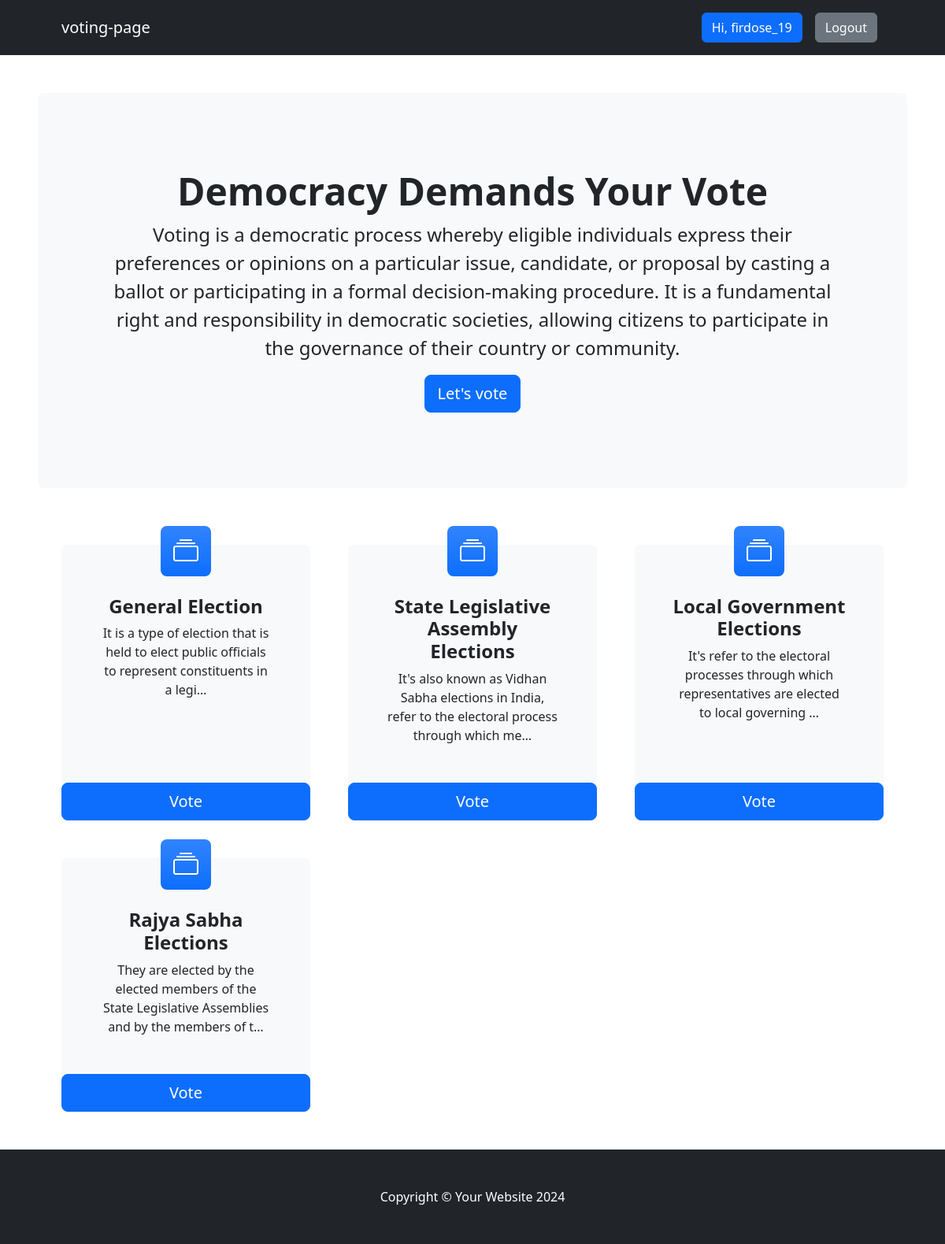
The app's page /vote/ (signed in) with its own data.
### voteapp/models.py (models this page shows, shortened)
class Category(models.Model):
    title = models.CharField(max_length=200)
    slug = models.SlugField(blank=True, null=True)
    description = models.TextField(blank=True, null=True)
    total_vote = models.IntegerField(default=0)
    voters = models.ManyToManyField(User, blank=True)

### voteapp/views.py (the view)
# urls.py: path("", views.index, name="index"),
def  index(request):
    categories = Category.objects.all()
    context = {"categories":categories}
    return render(request, "index.html", context)

### voteapp/templates/index.html
{% extends 'base.html' %}
{% block content %}
<header class="py-5">
    <div class="container-fluid px-lg-5">
        <div class="p-4 p-lg-5 bg-light rounded-3 text-center">
            <div class="m-4 m-lg-5">
                <h1 class="display-5 fw-bold">Democracy Demands Your Vote</h1>
                <p class="fs-4">Voting is a democratic process whereby eligible individuals express their preferences or opinions on a particular issue, candidate, or proposal by casting a ballot or participating in a formal decision-making procedure. It is a fundamental right and responsibility in democratic societies, allowing citizens to participate in the governance of their country or community.
                     </p>
                <a class="btn btn-primary btn-lg" href="#votingSection">Let's vote</a>
            </div>
        </div>
    </div>
</header>
<section class="pt-4" id="votingSection">
    <div class="container px-lg-5">
        <div class="row gx-lg-5">
            {% for category in categories  %}
            <div class="col-lg-4 col-xxl-3 mb-5">
                <div class="card bg-light border-0 h-100">
                    <div class="card-body text-center p-4 p-lg-5 pt-0 pt-lg-0">
                        <div class="feature bg-primary bg-gradient text-white rounded-3 mb-4 mt-n4"><i class="bi bi-collection"></i></div>
                        <h2 class="fs-4 fw-bold">{{category.title}}</h2>
                        <p class="mb-0">{{category.description | truncatechars:100}}</p>
                    </div>
                    <a class="btn btn-primary btn-lg" href="{% url 'detail' category.slug  %}">Vote</a>
                </div>
            </div>
            {% endfor %}
        </div>
    </div>
</section>
{% endblock content %}

### voteapp/templates/base.html (shortened to what this page needs)
<!DOCTYPE html>
{% load static %}
<html lang="en">
<head>
    <link href="https://cdn.jsdelivr.net/npm/bootstrap-icons@1.4.1/font/bootstrap-icons.css" rel="stylesheet" />
    <link rel="stylesheet" href="{% static 'base.css' %}">
    <link rel="stylesheet" href="{% static 'style.css' %}">
</head>
<body>
     <nav class="navbar navbar-expand-lg navbar-dark bg-dark">
        <div class="container px-lg-5">
            <a class="navbar-brand" href="{% url 'index'  %}">voting-page</a>
            <div class="collapse navbar-collapse" id="navbarSupportedContent">
                <ul class="navbar-nav ms-auto mb-2 mb-lg-0">
                    {% if request.user.is_authenticated %}
                    <li class="nav-item"><a class="nav-link" href="#"><button class="btn btn-primary">Hi, {{request.user.username}}</button></a></li>
                    <li class="nav-item"><a class="nav-link" href="{% url 'logout' %}"><button class="btn btn-secondary">Logout</button></a></li>
                    {% else %}
                    <li class="nav-item"><a class="nav-link" href="{% url 'signin'%}"><button class="btn btn-primary">Login</button></a></li>
                    <li class="nav-item"><a class="nav-link" href="{% url 'signup' %}"><button class="btn btn-primary">SignUp</button></a></li>
                    {% endif %}
                </ul>
            </div>
        </div>
    </nav>
    {% block content %}
    {% endblock content %}
     <footer class="py-5 bg-dark">
        <div class="container"><p class="m-0 text-center text-white">Copyright &copy; Your Website 2024</p></div>
    </footer>
</body>
</html>

### voteapp/static/style.css (style rules this page uses)
* { box-sizing: border-box; }

### records on screen
Category: title "General Election", description "It is a type of election that is held to elect public officials to represent constituents in a legi…"
Category: title "State Legislative Assembly Elections", description "It's also known as Vidhan Sabha elections in India, refer to the electoral process through which me…"
Category: title "Local Government Elections", description "It's refer to the electoral processes through which representatives are elected to local governing …"
Category: title "Rajya Sabha Elections", description "They are elected by the elected members of the State Legislative Assemblies and by the members of t…"

### other values on screen
{{ request.user.username }} "firdose_19"
